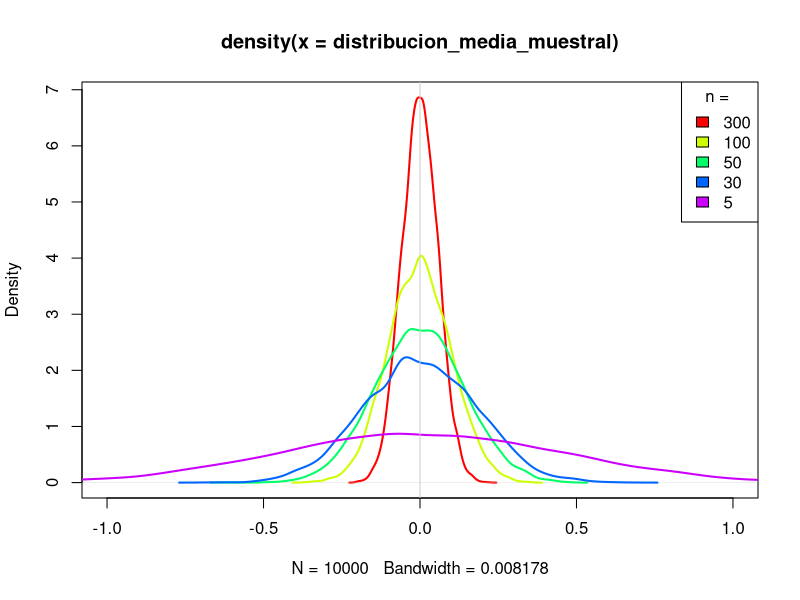

Write R code to recreate this figure.
# Copyright Eloy Espinaco (2012)

# Genero (N = 1000) muestras aleatorias de tamaño n = 3 de la distribucion
# normal estandar y obtengo sus media y desviación estandar. Ploteo la grafica
# resultante mediante curve.

ns <- sort(c(300, 5, 30, 50, 100), decreasing=T)
cols <- rainbow(length(ns))

for ( i in 1:length(ns) ) {
  n <- ns[i]
  N <- 10000 # cantidad de muestras
  g <- gl(N, n)
  x <- rnorm(n*N)
  distribucion_media_muestral <- sapply(split(x, g), FUN=mean)
  if (i == 1)
    plot(density(distribucion_media_muestral), col=cols[i], lwd=2, xlim=c(-1,1),
    )
  else
    lines(density(distribucion_media_muestral), col=cols[i], lwd=2)
}
abline(v=0, col=grey(.8))
legend("topright", title="n = ", as.character(ns), fill=cols)

